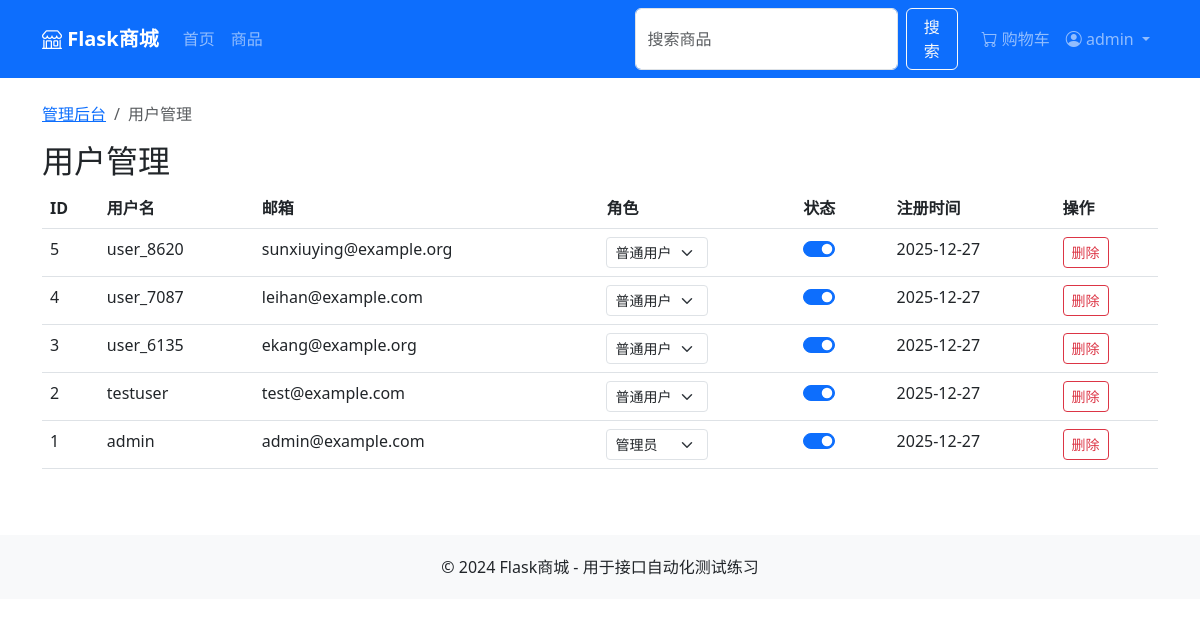
The app's page /admin/users (signed in) with its own data.
### app/models.py (models this page shows, shortened)
class User(db.Model):
    id = db.Column(db.Integer, primary_key=True)
    username = db.Column(db.String(80), unique=True, nullable=False)
    email = db.Column(db.String(120), unique=True, nullable=False)
    password_hash = db.Column(db.String(256), nullable=False)
    role = db.Column(db.String(20), default='user')  # admin, user
    created_at = db.Column(db.DateTime, default=datetime.utcnow)
    is_active = db.Column(db.Boolean, default=True)
    orders = db.relationship('Order', backref='user', lazy='dynamic')
    files = db.relationship('File', backref='user', lazy='dynamic')

### app/views/__init__.py (the view)
@main_bp.route('/admin/users')
@admin_required
def admin_users():
    from app.models import User
    page = request.args.get('page', 1, type=int)
    pagination = User.query.order_by(User.created_at.desc()).paginate(page=page, per_page=10, error_out=False)
    return render_template('admin/users.html', users=pagination.items, pagination=pagination)

### app/views/__init__.py (called while the page is built)
def login_required(f):
    @wraps(f)
    def decorated(*args, **kwargs):
        if 'user_id' not in session:
            flash('请先登录', 'warning')
            return redirect(url_for('main.login'))
        return f(*args, **kwargs)
    return decorated

def admin_required(f):
    @wraps(f)
    @login_required
    def decorated(*args, **kwargs):
        if session.get('role') != 'admin':
            flash('需要管理员权限', 'danger')
            return redirect(url_for('main.index'))
        return f(*args, **kwargs)
    return decorated

### app/templates/admin/users.html (shortened to what this page needs)
{% extends "base.html" %}
{% block content %}
<nav aria-label="breadcrumb" id="breadcrumb">
    <ol class="breadcrumb">
        <li class="breadcrumb-item"><a href="{{ url_for('main.admin_dashboard') }}">管理后台</a></li>
        <li class="breadcrumb-item active">用户管理</li>
    </ol>
</nav>
<h2 id="users-title">用户管理</h2>
<div class="table-responsive" id="users-table-container">
    <table class="table" id="users-table">
        <thead>
            <tr>
                <th>ID</th>
                <th>用户名</th>
                <th>邮箱</th>
                <th>角色</th>
                <th>状态</th>
                <th>注册时间</th>
                <th>操作</th>
            </tr>
        </thead>
        <tbody id="users-list">
            {% for user in users %}
            <tr id="user-row-{{ user.id }}">
                <td id="user-id-{{ user.id }}">{{ user.id }}</td>
                <td id="user-name-{{ user.id }}">{{ user.username }}</td>
                <td id="user-email-{{ user.id }}">{{ user.email }}</td>
                <td id="user-role-{{ user.id }}">
                    <select class="form-select form-select-sm role-select" data-id="{{ user.id }}" style="width: auto;">
                        <option value="user" {% if user.role == 'user' %}selected{% endif %}>普通用户</option>
                        <option value="admin" {% if user.role == 'admin' %}selected{% endif %}>管理员</option>
                    </select>
                </td>
                <td id="user-status-{{ user.id }}">
                    <div class="form-check form-switch">
                        <input class="form-check-input status-switch" type="checkbox" data-id="{{ user.id }}"
                               {% if user.is_active %}checked{% endif %} id="user-active-{{ user.id }}">
                    </div>
                </td>
                <td id="user-created-{{ user.id }}">{{ user.created_at.strftime('%Y-%m-%d') }}</td>
                <td>
                    <button type="button" class="btn btn-sm btn-outline-danger delete-user-btn"
                            data-id="{{ user.id }}" id="user-delete-{{ user.id }}">删除</button>
                </td>
            </tr>
            {% endfor %}
        </tbody>
    </table>
</div>
{% endblock %}

### records on screen
User: id "5", username "user_8620", email "sunxiuying@example.org", role+id "普通用户", is_active "☑", created_at "2025-12-27"
User: id "4", username "user_7087", email "leihan@example.com", role+id "普通用户", is_active "☑", created_at "2025-12-27"
User: id "3", username "user_6135", email "ekang@example.org", role+id "普通用户", is_active "☑", created_at "2025-12-27"
User: id "2", username "testuser", email "test@example.com", role+id "普通用户", is_active "☑", created_at "2025-12-27"
User: id "1", username "admin", email "admin@example.com", role+id "管理员", is_active "☑", created_at "2025-12-27"

### other values on screen
{{ session.username }} "admin"
